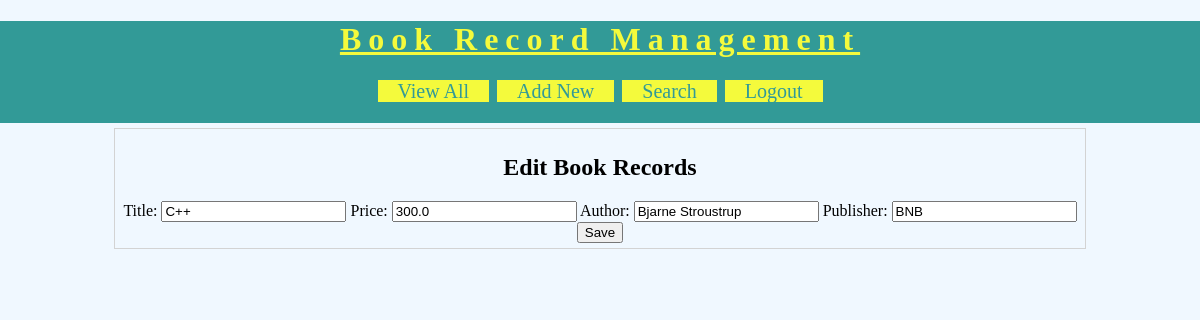
Page /BRMAPP/edit-book?bookid=2 (signed in) on the committed database.
### BRMAPP/models.py (models this page shows)
class Book(models.Model):
    title=models.CharField(max_length=100)
    price=models.FloatField()
    author=models.CharField(max_length=100)
    publisher=models.CharField(max_length=100)

### BRMAPP/views.py (the view)
# urls.py: re_path('edit-book',views.editBook),
@login_required(login_url='/BRMAPP/login/')
def editBook(request):
    models.Book.objects.filter(id=request.GET['bookid'])
    book = models.Book.objects.get(id=request.GET['bookid'])
    fields = {'title': book.title, 'price': book.price, 'author': book.author,
              'publisher': book.publisher}
    form = NewBookForm(initial=fields)
    res = render(request, 'BRMAPP/edit_book.html',
                 {'form': form, 'book': book})
    return res

### BRMAPP/forms.py
class NewBookForm(forms.Form):
    title = forms.CharField(label='Title', max_length=100)
    price = forms.FloatField(label='Price')
    author = forms.CharField(label='Author')
    publisher = forms.CharField(label='Publisher')

### templates/BRMAPP/edit_book.html (shortened to what this page needs)
<!DOCTYPE html>
{%load static %}
<html>
    <head>
        <link rel="stylesheet" href="{%static 'css/BRMstyle.css' %}">
    </head>
    <body>
        <div id="header">
            <h1>Book Record Management</h1>
            <div id="nav">
                <a href="/BRMAPP/view-books">View All</a>
                <a href="/BRMAPP/new-book">Add New</a>
                <a href="/BRMAPP/search-book">Search</a>
                <a href="/BRMAPP/logout">Logout</a>
            </div>
        </div>
        <div id="main">
            <h2>Edit Book Records</h2>
            <form action='/BRMAPP/edit' method='post'>
            {{form}}
            <input type='submit' value='Save'>
            </form>
        </div>
    </body>
    </html>

### static/css/BRMstyle.css (style rules this page uses)
body { background-color:aliceblue; margin:0px 0px 0px 0px; font-family:"calibri"; }
#header { background-color:#329A97; padding-bottom:20px; text-align:center; }
#header h1 { text-align:center; color:#F4FA3C; letter-spacing:7px; text-decoration:underline; }
#nav { width:60%; margin:auto; }
#nav a { background-color:#F4FA3C; width:150px; border:solid 2px #329A97; font-size:20px; text-decoration:none; color:#329A97; padding-left:20px; padding-right:20px; }
#main { margin: auto; border:solid 1px lightgray; width:80%; padding:5px; margin-top:5px; }
#main form, #main h2 { text-align:center; }

### rows in the picture
Book: title "C++", price "300.0", author "Bjarne Stroustrup", publisher "BNB"
